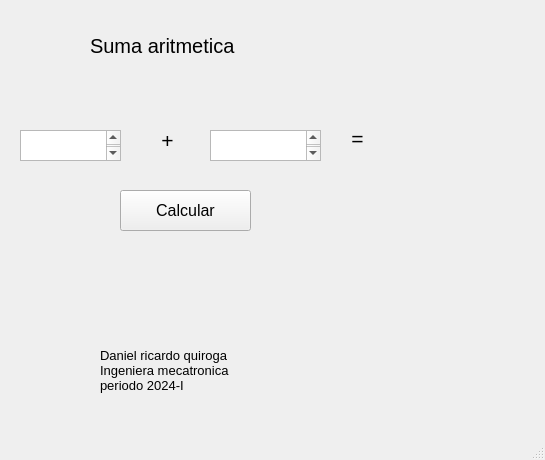
<?xml version="1.0" encoding="UTF-8"?>
<ui version="4.0">
 <class>MainWindow</class>
 <widget class="QMainWindow" name="MainWindow">
  <property name="geometry">
   <rect>
    <x>0</x>
    <y>0</y>
    <width>545</width>
    <height>460</height>
   </rect>
  </property>
  <property name="windowTitle">
   <string>Prueba</string>
  </property>
  <widget class="QWidget" name="centralwidget">
   <widget class="QPushButton" name="pushButton">
    <property name="geometry">
     <rect>
      <x>120</x>
      <y>190</y>
      <width>131</width>
      <height>41</height>
     </rect>
    </property>
    <property name="font">
     <font>
      <pointsize>12</pointsize>
     </font>
    </property>
    <property name="text">
     <string>Calcular</string>
    </property>
   </widget>
   <widget class="QLabel" name="label">
    <property name="geometry">
     <rect>
      <x>90</x>
      <y>20</y>
      <width>181</width>
      <height>51</height>
     </rect>
    </property>
    <property name="font">
     <font>
      <pointsize>15</pointsize>
     </font>
    </property>
    <property name="text">
     <string>Suma aritmetica</string>
    </property>
   </widget>
   <widget class="QTextEdit" name="textEdit">
    <property name="geometry">
     <rect>
      <x>20</x>
      <y>130</y>
      <width>101</width>
      <height>31</height>
     </rect>
    </property>
    <property name="font">
     <font>
      <pointsize>16</pointsize>
     </font>
    </property>
   </widget>
   <widget class="QTextEdit" name="textEdit_2">
    <property name="geometry">
     <rect>
      <x>210</x>
      <y>130</y>
      <width>111</width>
      <height>31</height>
     </rect>
    </property>
    <property name="font">
     <font>
      <pointsize>16</pointsize>
     </font>
    </property>
   </widget>
   <widget class="QLabel" name="label_3">
    <property name="geometry">
     <rect>
      <x>330</x>
      <y>130</y>
      <width>55</width>
      <height>16</height>
     </rect>
    </property>
    <property name="font">
     <font>
      <pointsize>16</pointsize>
     </font>
    </property>
    <property name="text">
     <string>=</string>
    </property>
    <property name="alignment">
     <set>Qt::AlignCenter</set>
    </property>
   </widget>
   <widget class="QLabel" name="label_2">
    <property name="geometry">
     <rect>
      <x>140</x>
      <y>120</y>
      <width>55</width>
      <height>41</height>
     </rect>
    </property>
    <property name="font">
     <font>
      <pointsize>16</pointsize>
     </font>
    </property>
    <property name="text">
     <string>+</string>
    </property>
    <property name="alignment">
     <set>Qt::AlignCenter</set>
    </property>
   </widget>
   <widget class="QLabel" name="label_4">
    <property name="geometry">
     <rect>
      <x>370</x>
      <y>130</y>
      <width>91</width>
      <height>31</height>
     </rect>
    </property>
    <property name="font">
     <font>
      <pointsize>16</pointsize>
     </font>
    </property>
    <property name="text">
     <string/>
    </property>
    <property name="alignment">
     <set>Qt::AlignLeading|Qt::AlignLeft|Qt::AlignVCenter</set>
    </property>
   </widget>
   <widget class="QLabel" name="label_5">
    <property name="geometry">
     <rect>
      <x>10</x>
      <y>250</y>
      <width>341</width>
      <height>61</height>
     </rect>
    </property>
    <property name="styleSheet">
     <string notr="true">border-image: url(:/cct/logo ECCI.jpg);</string>
    </property>
    <property name="text">
     <string/>
    </property>
   </widget>
   <widget class="QLabel" name="label_6">
    <property name="geometry">
     <rect>
      <x>100</x>
      <y>330</y>
      <width>191</width>
      <height>81</height>
     </rect>
    </property>
    <property name="font">
     <font>
      <pointsize>10</pointsize>
     </font>
    </property>
    <property name="text">
     <string>Daniel ricardo quiroga
Ingeniera mecatronica
periodo 2024-I</string>
    </property>
   </widget>
  </widget>
  <widget class="QMenuBar" name="menubar">
   <property name="geometry">
    <rect>
     <x>0</x>
     <y>0</y>
     <width>545</width>
     <height>26</height>
    </rect>
   </property>
  </widget>
  <widget class="QStatusBar" name="statusbar"/>
 </widget>
 <resources>
  <include location="logo.qrc"/>
 </resources>
 <connections/>
</ui>
